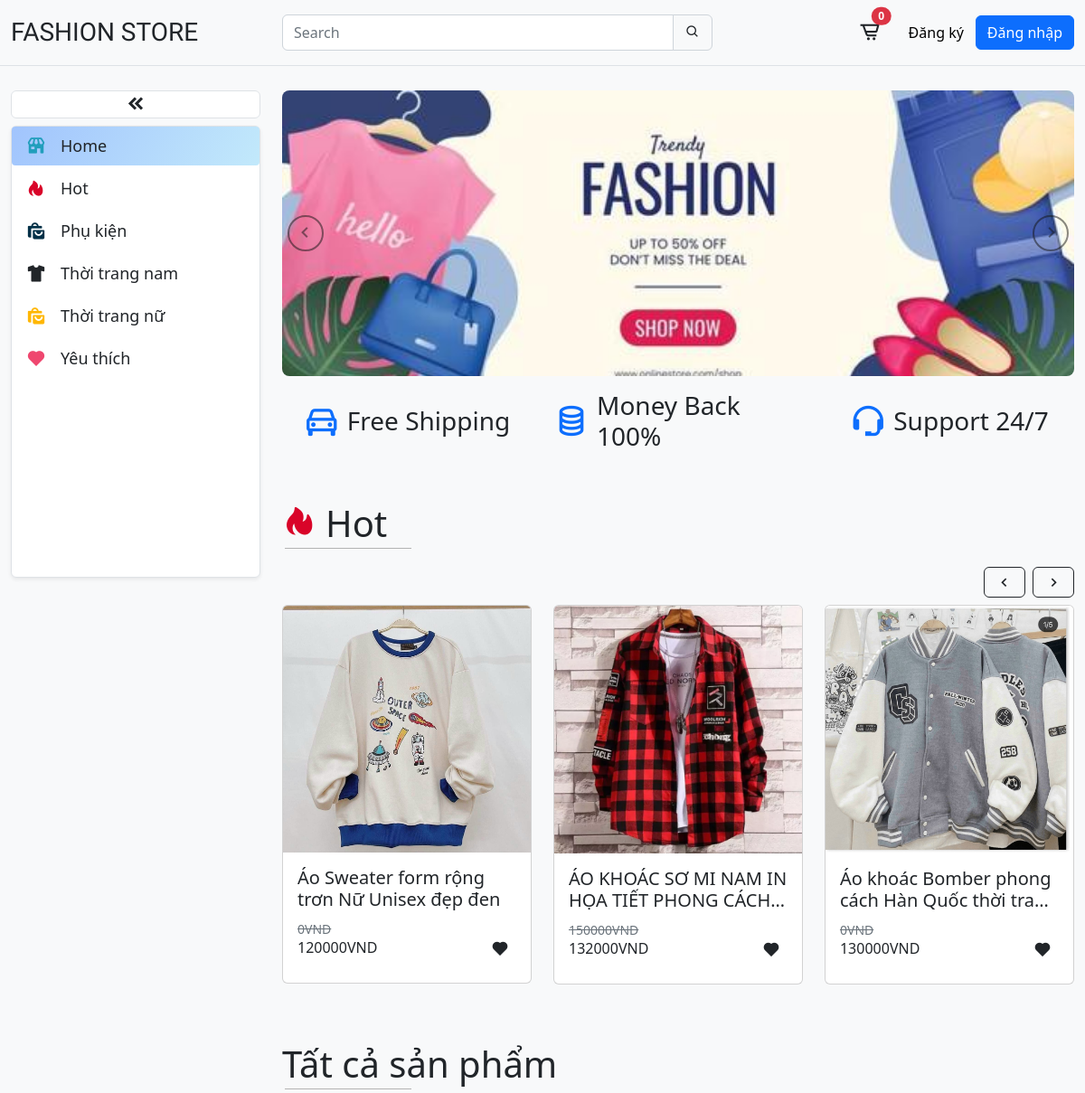
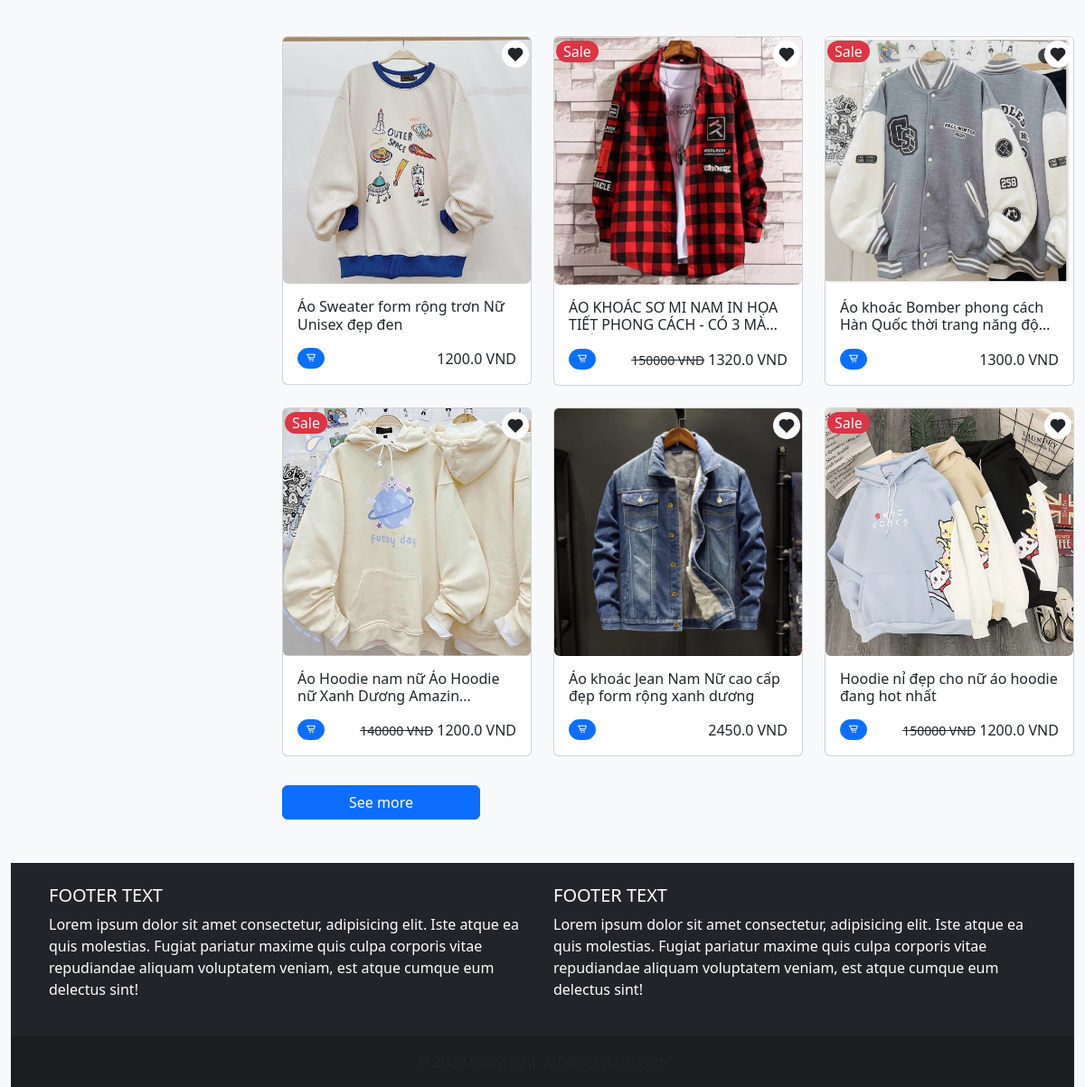
/, run on an earlier commit of the app's database (2 pictures, top to bottom).
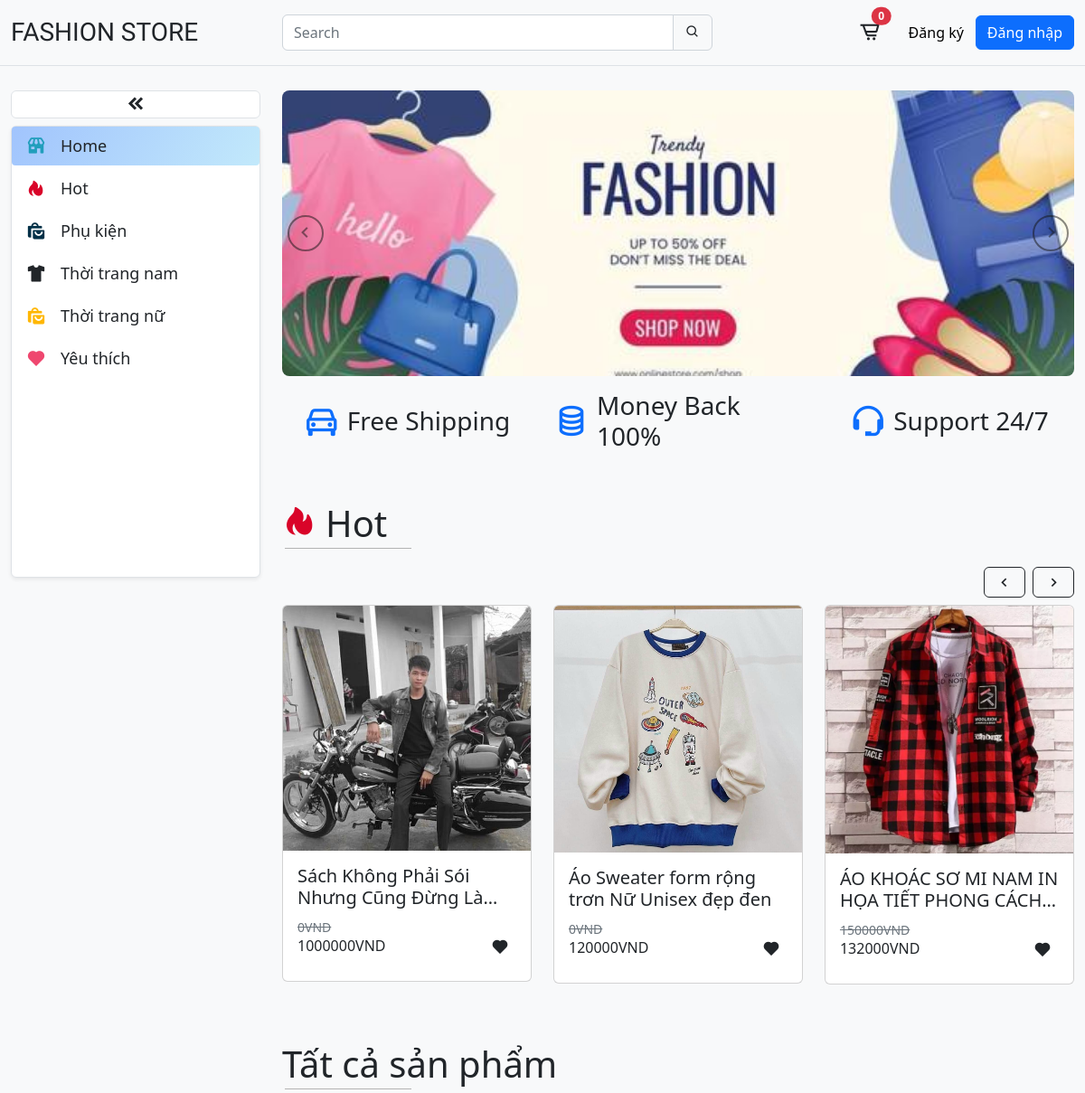
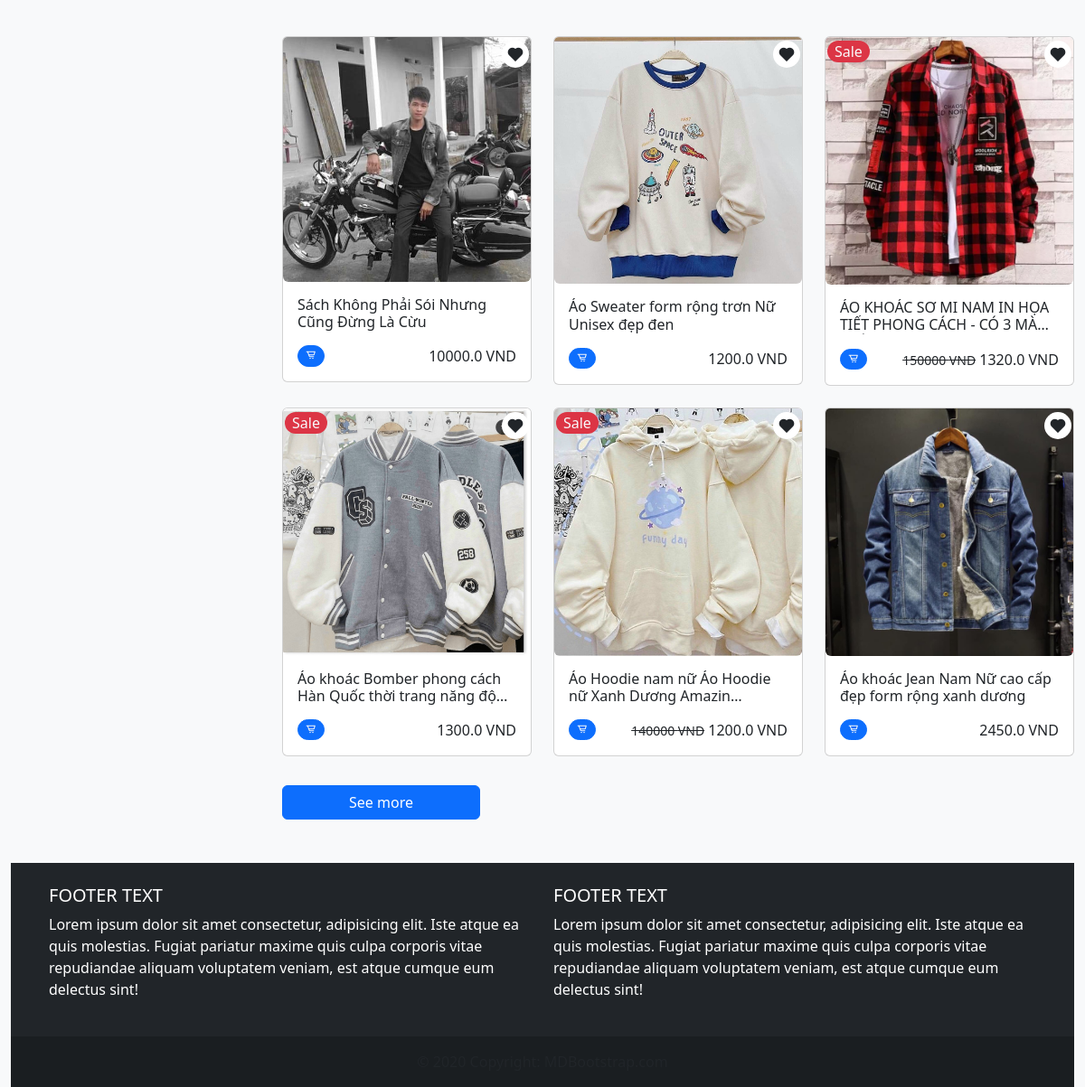
And on a later commit of the database (2 pictures, top to bottom).
### product/models.py (models this page shows, shortened)
class Category(models.Model):
    name = models.CharField(max_length=255)
    slug = models.SlugField()
    icon = models.CharField(max_length=255, default=False)
    class Meta:
        ordering = ('name',)

class Product(models.Model):
    category = models.ForeignKey(
        Category, related_name='products', on_delete=models.CASCADE)
    image = models.ImageField(upload_to='static/assets')
    name = models.CharField(max_length=255)
    slug = models.SlugField()
    price = models.IntegerField()
    old_price = models.IntegerField()
    sale = models.BooleanField(default=False)
    created_at = models.DateTimeField(auto_now_add=True)
    sold = models.IntegerField(default=False)
    class Meta:
        ordering = ('-created_at',)
    def get_display_price(self):
        return self.price / 100

### core/views.py (the view)
# urls.py: path('', views.index),
def index(request):
    products = Product.objects.all()[0:6]
    categories = Category.objects.all()
    active_category = request.GET.get('category', '')
    if active_category:
        products = Product.objects.filter(category__slug=active_category)
    query = request.GET.get('query', '')
    if query:
        products = Product.objects.filter(
            Q(name__icontains=query))
    context = {
        'products': products,
        'categories': categories,
        'active_category': active_category
    }
    return render(request, 'core/home.html', context)

### core/templates/core/home.html (shortened to what this page needs)
{% extends 'core/base.html' %} {% block title %}Fation Store{% endblock %} {% load static %} {% block content %}
<section class="content" style="margin-top: 100px;">
    <div class="row mt-4 position-relative">
        <div class="col col-md-3 col-lg-3 d-none d-sm-block position-fixed" style="top: 100px; z-index: 0">
            <button class="navbar-toggler text-center bg-white w-100 rounded-2 mb-2 border border-1" id="collapse-btn">
                <i class="bx bxs-chevrons-left h4 m-0"></i>
            </button>
            <ul class="nav flex-column bg-white h-100 rounded-2 shadow-sm border border-1" id="navbar" style="min-height: 500px">
                <li class="nav-item mb-1">
                    <a
                        class="nav-link text-dark menu-title {% if not active_category %} active {% endif %}"
                        aria-current="page"
                        href="/"
                    >
                        <i class="bx bxs-store icon"></i>
                        <span class="title ms-3">Home</span>
                    </a>
                </li>
                {% for category in categories %}
                <li class="nav-item mb-1">
                    <a
                        class="nav-link text-dark menu-title {% if category.slug == active_category %} active {% endif %}"
                        href="/?category={{ category.slug }}"
                    >
                        <i class="bx {{category.icon}} icon"></i>
                        <span class="title ms-3">{{category.name}}</span>
                    </a>
                </li>
                {% endfor %}
            </ul>
        </div>
        <div class="col-12 col-sm-9 col-lg-9 content end-0 offset-md-3">
            {% if not active_category %}
                <div id="carouselExampleControlsNoTouching" class="carousel slide overflow-hidden" data-bs-touch="false">
                    <div class="carousel-inner rounded-3">
                        <div class="carousel-item active">
                            <img src="{% static 'assets/banner2.jpg' %}" class="d-block w-100" alt="..." />
                        </div>
                    </div>
                    <button
                        class="carousel-control-prev prev"
                        type="button"
                        data-bs-target="#carouselExampleControlsNoTouching"
                        data-bs-slide="prev"
                    >
                        <span aria-hidden="true"><i class="bx bx-chevron-left"></i></span>
                    </button>
                    <button
                        class="carousel-control-next next"
                        type="button"
                        data-bs-target="#carouselExampleControlsNoTouching"
                        data-bs-slide="next"
                    >
                        <span aria-hidden="true"><i class="bx bx-chevron-right"></i></span>
                    </button>
                </div>
                <div class="row mt-3">
                    <div class="col col-12 col-md-4 d-flex justify-content-center align-items-center flex-grow-1">
                        <i class="bx bx-car h1 text-primary"></i>
                        <h3 class="ms-2">Free Shipping</h3>
                    </div>
                    <div class="col col-12 col-md-4 d-flex justify-content-center align-items-center flex-grow-1">
                        <i class="bx bx-coin-stack h1 text-primary"></i>
                        <h3 class="ms-2">Money Back 100%</h3>
                    </div>
                    <div class="col col-12 col-md-4 d-flex justify-content-center align-items-center flex-grow-1">
                        <i class="bx bx-support h1 text-primary"></i>
                        <h3 class="ms-2">Support 24/7</h3>
                    </div>
                </div>
                <div class="my-5">
                    <h1 class="content-title h1"><i class="bx bxs-hot icon me-2"></i>Hot</h1>
                    <div class="d-flex justify-content-end mt-4">
                        <button class="btn btn-outline-dark w-auto show-prev">
                            <i class="bx bx-chevron-left"></i>
                        </button>
                        <button class="btn btn-outline-dark w-auto show-next ms-2">
                            <i class="bx bx-chevron-right"></i>
                        </button>
                    </div>
                    <div class="row d-flex flex-nowrap overflow-hidden mt-2" id="slide-show">
                        {% for product in products %}
                            <div class="col col-6 col-md-4 -lg-3 slide-item">
                                <a href="{% url 'product' product.id %}"class="card mb-3">
                                    <img src="/{{product.image}}" class="card-img-top" alt="..." />
                                    <div class="card-body">
                                        <h5 class="card-title">{{product.name}}</h5>
                                        <small class="text-muted text-decoration-line-through">
                                            {{product.old_price}}VND
                                        </small>
                                        <div class="card-text align-middle h6">
                                            {{product.price}}VND
                                            <div class="float-end h5 favorite">
                                                <i class="bx bxs-heart icon me-2"></i>
                                            </div>
                                        </div>
                                    </div>
                                </a>
                            </div>
                        {% endfor %}
                    </div>
                </div>
            {% endif %}
            <div class="products">
                {% if not active_category %}
                <h1 class="content-title h1">Tất cả sản phẩm</h1>
                {% endif %}
                <div class="row mt-5">
                    {% for product in products %}
                        {% include 'product/product_list_item.html' %}
                    {% endfor %}
                </div>
                <button class="btn btn-primary w-25 mt-2" id="see-more">See more</button>
            </div>
        </div>
    </div>
</section>
{% endblock %}

### core/templates/core/base.html (shortened to what this page needs)
{% load static %}
<!DOCTYPE html>
<html lang="en">
    <head>
        <link href="https://unpkg.com/boxicons@2.1.4/css/boxicons.min.css" rel="stylesheet" />
        <link href="https://cdn.jsdelivr.net/npm/bootstrap@5.2.3/dist/css/bootstrap.min.css" rel="stylesheet" />
        <link rel="stylesheet" href="{% static 'css/styles.css' %}" type="text/css" />
    </head>
    <body class="bg-light">
        <div class="container-fluid">
            <header
                class="row align-items-center py-3 border-bottom position-fixed top-0 w-100 bg-light"
                style="z-index: 2"
            >
                <div class="col col-4 col-md-3 col-lg-3">
                    <a class="h3" href="/" style="font-family: 'Roboto Condensed', sans-serif;">FASHION STORE</a>
                </div>
                <div class="col col-4 col-md-5 col-lg-5">
                    <form class="w-100" method="get" action=".">
                        <div class="input-group">
                            <input
                                type="text"
                                name="query"
                                class="form-control"
                                placeholder="Search"
                            />
                            <div class="input-group-btn btn-search">
                                <button class="btn btn-default" type="submit">
                                    <i class="bx bx-search"></i>
                                </button>
                            </div>
                        </div>
                    </form>
                </div>
                <div class="col col-4 col-md-4 col-lg-4">
                    <div class="navbar-right d-flex justify-content-end">
                        {% include 'cart/menu_cart.html' %}
                        {% if user.username %}
                        <img
                            src="https://img.freepik.com/free-icon/user_318-875902.jpg?w=2000"
                            class="btn position-relative p-0 ms-3"
                            alt="jjj"
                            data-bs-toggle="popover"
                            data-bs-content="popover-user"
                            style="width: 35px; height: 35px"
                        />
                        <div id="popover-user" class="d-none">
                            <ul class="p-0 m-0">
                                <li class="p-1 menu-user">
                                    <a class="h6" href="{% url 'myprofile' %}">Tài khoản</a>
                                </li>
                                <li class="p-1 menu-user">
                                    <a class="h6" href="{% url 'logout' %}">Cài đặt</a>
                                </li>
                                <li class="p-1 menu-user">
                                    <a class="h6" href="{% url 'logout' %}">Đăng xuất</a>
                                </li>
                            </ul>
                        </div>
                        {% else %}
                        <div class="d-flex align-items-center">
                            <a class="btn btn-light d-none d-sm-block" href="{% url 'register' %}">Đăng ký</a>
                            <a class="btn btn-primary d-none d-sm-block" href="{% url 'login' %}">Đăng nhập</a>
                        </div>
                        {% endif %}
                    </div>
                </div>
            </header>
            {% block content %} {% endblock %}
            <footer class="bg-dark text-center text-lg-start mt-5 position-relative">
                <div class="container p-4">
                    <div class="row">
                        <div class="col-lg-6 col-md-12 mb-4 mb-md-0 text-white">
                            <h5 class="text-uppercase">Footer text</h5>
                            <p>
                                Lorem ipsum dolor sit amet consectetur, adipisicing elit. Iste atque ea quis molestias.
                                Fugiat pariatur maxime quis culpa corporis vitae repudiandae aliquam voluptatem veniam,
                                est atque cumque eum delectus sint!
                            </p>
                        </div>
                        <div class="col-lg-6 col-md-12 mb-4 mb-md-0 text-white">
                            <h5 class="text-uppercase">Footer text</h5>
                            <p>
                                Lorem ipsum dolor sit amet consectetur, adipisicing elit. Iste atque ea quis molestias.
                                Fugiat pariatur maxime quis culpa corporis vitae repudiandae aliquam voluptatem veniam,
                                est atque cumque eum delectus sint!
                            </p>
                        </div>
                    </div>
                </div>
                <div class="text-center p-3" style="background-color: rgba(0, 0, 0, 0.2)">
                    <a class="text-dark" href="https://mdbootstrap.com/">MDBootstrap.com</a>
                </div>
            </footer>
        </div>
    </body>
</html>

### cart/templates/cart/menu_cart.html (shortened to what this page needs)
{% load static %}
<a
    id="menu-cart-button"
    href="{% url 'cart' %}"
    class="btn position-relative p-0 mx-3 d-flex align-items-center"
>
    <i class="bx bx-cart-alt h4 m-0"></i>
    <span class="position-absolute top-0 start-100 translate-middle badge rounded-pill bg-danger">
        {{cart|length}}
    </span>
</a>

### product/templates/product/product_list_item.html
<div class="col col-12 col-md-6 col-lg-4 position-relative mb-4 prod-item">
    {% if product.sale%}
    <div class="position-absolute sale px-2 bg-danger text-light rounded-pill" style="top: 5px; left: 15px; z-index: 1">
        Sale
    </div>
    {% endif %}
    <div class="position-absolute h5 favorite">
        <i class="bx bxs-heart icon"></i>
    </div>
    <div class="card">
        <a href="{% url 'product' product.id %}">
            <img src="{{product.image}}" class="card-img-top rounded-bottom" alt="..." />
        </a>
        <div class="card-body">
            <h6 class="card-title mb-3">{{product.name}}</h6>
            <div class="clearfix">
                {% if user.username %}
                    <a
                        class="btn btn-primary link-light float-start badge rounded-pill"
                        hx-get="{% url 'add_to_cart' product.id %}"
                        hx-target="#menu-cart-button"
                        hx-swap="outerHTML"
                    >
                        <i class="bx bx-cart-alt"></i>
                    </a>
                {% else %}
                    <a
                        class="btn btn-primary link-light float-start badge rounded-pill"
                        href="{% url 'login' %}"
                        hx-target="#menu-cart-button"
                        hx-swap="outerHTML"
                    >
                        <i class="bx bx-cart-alt"></i>
                    </a>
                {% endif %}
                <div class="float-end">
                    {% if product.old_price > 0%}
                    <small class="price-hp text-decoration-line-through">{{product.old_price}} VND</small>
                    {% endif %}
                    <span class="price-hp h6">{{product.get_display_price}} VND</span>
                </div>
            </div>
        </div>
    </div>
</div>

What changed in the data, as far as the page shows it:
no longer on one of the page's lists (row unchanged): Product: name "Áo khoác Bomber phong cách Hàn Quốc thời…", old_price "0", price "130000"
no longer on this page (row unchanged): Product: sale "Sale", image (picture), name "Hoodie nỉ đẹp cho nữ áo hoodie đang hot nhất", old_price "150000", get_display_price "1200.0", shown under "Tất cả sản phẩm"
added Product: image (picture), name "Sách Không Phải Sói Nhưng Cũng Đừng…", old_price "0", price "1000000", name "Sách Không Phải Sói Nhưng Cũng Đừng Là Cừu", get_display_price "10000.0"
